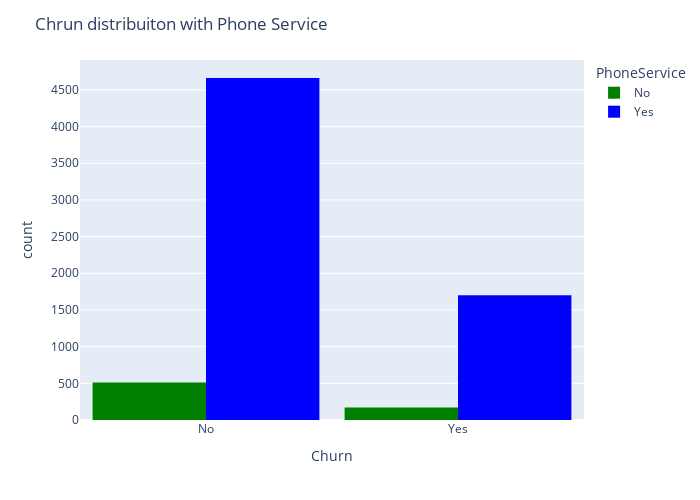

The notebook cell saved with this chart:
### Code cell
color = {"Yes": 'blue', "No": 'green'}
fig = px.histogram(df, x="Churn", 
                       color="PhoneService", 
                       barmode="group", 
                       color_discrete_map=color)
fig.update_layout(width=700, height=500, bargap=0.1)
fig.update_layout(title='Chrun distribuiton with Phone Service')

# Save the plot as an image file (when import as Jupyter notebook plot disappears)
fig.write_image("phone_service.png")

fig.show()

### Figure 1 — Plotly figure (JSON) as saved in the notebook; plotly's stock layout.template omitted (floating-point values rounded to 4 significant figures; data arrays with more than 128 entries replaced by an {"elided": "..."} marker saying what was removed)
{"data": [{"alignmentgroup": "True", "bingroup": "x", "hovertemplate": "PhoneService=No<br>Churn=%{x}<br>count=%{y}<extra></extra>", "legendgroup": "No", "marker": {"color": "green", "pattern": {"shape": ""}}, "name": "No", "offsetgroup": "No", "orientation": "v", "showlegend": true, "type": "histogram", "x": {"elided": "682 str values"}, "xaxis": "x", "yaxis": "y"}, {"alignmentgroup": "True", "bingroup": "x", "hovertemplate": "PhoneService=Yes<br>Churn=%{x}<br>count=%{y}<extra></extra>", "legendgroup": "Yes", "marker": {"color": "blue", "pattern": {"shape": ""}}, "name": "Yes", "offsetgroup": "Yes", "orientation": "v", "showlegend": true, "type": "histogram", "x": {"elided": "6361 str values"}, "xaxis": "x", "yaxis": "y"}], "layout": {"bargap": 0.1, "barmode": "group", "height": 500, "legend": {"title": {"text": "PhoneService"}, "tracegroupgap": 0}, "margin": {"t": 60}, "title": {"text": "Chrun distribuiton with Phone Service"}, "width": 700, "xaxis": {"anchor": "y", "domain": [0, 1], "title": {"text": "Churn"}}, "yaxis": {"anchor": "x", "domain": [0, 1], "title": {"text": "count"}}}}
